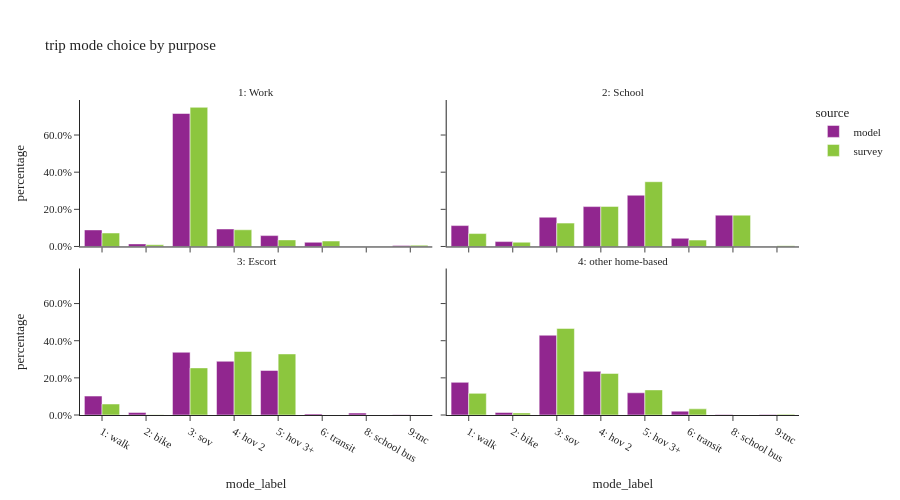

The cell this chart's notebook holds for it:
### Code cell
df_trip = df_trip.filter(pl.col('dpurp_label') != 'None')
plot_mode_choice(df_trip,'dpurp_label', "trip mode choice by purpose")

### Figure 1 — Plotly figure (JSON) as saved in the notebook; plotly's stock layout.template omitted (floating-point values rounded to 4 significant figures)
{"data": [{"alignmentgroup": "True", "customdata": [[12062], [126116], [29962], [192198], [202972], [48618], [1541928], [29]], "hovertemplate": "source=model<br>dpurp_label=1: Work<br>mode_label=%{x}<br>percentage=%{y}<br>sample_count=%{customdata[0]}<extra></extra>", "legendgroup": "model", "marker": {"color": "#91268F", "pattern": {"shape": ""}}, "name": "model", "offsetgroup": "model", "orientation": "v", "showlegend": true, "textposition": "auto", "type": "bar", "x": ["9:tnc", "5: hov 3+", "2: bike", "1: walk", "4: hov 2", "6: transit", "3: sov", "8: school bus"], "xaxis": "x3", "y": [0.0056, 0.05855, 0.01391, 0.08923, 0.09424, 0.02257, 0.7159, 1.346e-05], "yaxis": "y3"}, {"alignmentgroup": "True", "customdata": [[8], [144405], [185612], [29719], [113487], [75659], [106078], [17708]], "hovertemplate": "source=model<br>dpurp_label=2: School<br>mode_label=%{x}<br>percentage=%{y}<br>sample_count=%{customdata[0]}<extra></extra>", "legendgroup": "model", "marker": {"color": "#91268F", "pattern": {"shape": ""}}, "name": "model", "offsetgroup": "model", "orientation": "v", "showlegend": false, "textposition": "auto", "type": "bar", "x": ["9:tnc", "4: hov 2", "5: hov 3+", "6: transit", "8: school bus", "1: walk", "3: sov", "2: bike"], "xaxis": "x4", "y": [1.189e-05, 0.2147, 0.2759, 0.04418, 0.1687, 0.1125, 0.1577, 0.02632], "yaxis": "y4"}, {"alignmentgroup": "True", "customdata": [[481776], [17597], [399457], [22002], [2091], [169759], [9925], [562329]], "hovertemplate": "source=model<br>dpurp_label=3: Escort<br>mode_label=%{x}<br>percentage=%{y}<br>sample_count=%{customdata[0]}<extra></extra>", "legendgroup": "model", "marker": {"color": "#91268F", "pattern": {"shape": ""}}, "name": "model", "offsetgroup": "model", "orientation": "v", "showlegend": false, "textposition": "auto", "type": "bar", "x": ["4: hov 2", "8: school bus", "5: hov 3+", "2: bike", "9:tnc", "1: walk", "6: transit", "3: sov"], "xaxis": "x", "y": [0.2894, 0.01057, 0.2399, 0.01321, 0.001256, 0.102, 0.005961, 0.3377], "yaxis": "y"}, {"alignmentgroup": "True", "customdata": [[18112], [1077874], [732927], [83224], [127806], [16471], [2633976], [1442361]], "hovertemplate": "source=model<br>dpurp_label=4: other home-based<br>mode_label=%{x}<br>percentage=%{y}<br>sample_count=%{customdata[0]}<extra></extra>", "legendgroup": "model", "marker": {"color": "#91268F", "pattern": {"shape": ""}}, "name": "model", "offsetgroup": "model", "orientation": "v", "showlegend": false, "textposition": "auto", "type": "bar", "x": ["9:tnc", "1: walk", "5: hov 3+", "2: bike", "6: transit", "8: school bus", "3: sov", "4: hov 2"], "xaxis": "x2", "y": [0.002953, 0.1758, 0.1195, 0.01357, 0.02084, 0.002686, 0.4295, 0.2352], "yaxis": "y2"}, {"alignmentgroup": "True", "customdata": [[349], [14], [1597], [136], [123], [33], [248], [60]], "hovertemplate": "source=survey<br>dpurp_label=1: Work<br>mode_label=%{x}<br>percentage=%{y}<br>sample_count=%{customdata[0]}<extra></extra>", "legendgroup": "survey", "marker": {"color": "#8CC63E", "pattern": {"shape": ""}}, "name": "survey", "offsetgroup": "survey", "orientation": "v", "showlegend": true, "textposition": "auto", "type": "bar", "x": ["1: walk", "9:tnc", "3: sov", "4: hov 2", "2: bike", null, "6: transit", "5: hov 3+"], "xaxis": "x3", "y": [0.07261, 0.006784, 0.7492, 0.08988, 0.009129, 0.00757, 0.02935, 0.03549], "yaxis": "y3"}, {"alignmentgroup": "True", "customdata": [[133], [161], [99], [3], [4], [152], [22], [51], [38]], "hovertemplate": "source=survey<br>dpurp_label=2: School<br>mode_label=%{x}<br>percentage=%{y}<br>sample_count=%{customdata[0]}<extra></extra>", "legendgroup": "survey", "marker": {"color": "#8CC63E", "pattern": {"shape": ""}}, "name": "survey", "offsetgroup": "survey", "orientation": "v", "showlegend": false, "textposition": "auto", "type": "bar", "x": ["8: school bus", "5: hov 3+", "1: walk", "9:tnc", null, "4: hov 2", "2: bike", "3: sov", "6: transit"], "xaxis": "x4", "y": [0.1686, 0.3486, 0.06947, 0.004499, 0.009702, 0.2158, 0.02305, 0.1257, 0.03447], "yaxis": "y4"}, {"alignmentgroup": "True", "customdata": [[358], [3], [9], [510], [24], [138], [413], [5]], "hovertemplate": "source=survey<br>dpurp_label=3: Escort<br>mode_label=%{x}<br>percentage=%{y}<br>sample_count=%{customdata[0]}<extra></extra>", "legendgroup": "survey", "marker": {"color": "#8CC63E", "pattern": {"shape": ""}}, "name": "survey", "offsetgroup": "survey", "orientation": "v", "showlegend": false, "textposition": "auto", "type": "bar", "x": ["3: sov", "8: school bus", null, "4: hov 2", "2: bike", "1: walk", "5: hov 3+", "6: transit"], "xaxis": "x", "y": [0.2537, 0.0001531, 0.01418, 0.3418, 0.001828, 0.05932, 0.3287, 0.0002979], "yaxis": "y"}, {"alignmentgroup": "True", "customdata": [[3051], [11], [1549], [189], [48], [1653], [24], [843], [278]], "hovertemplate": "source=survey<br>dpurp_label=4: other home-based<br>mode_label=%{x}<br>percentage=%{y}<br>sample_count=%{customdata[0]}<extra></extra>", "legendgroup": "survey", "marker": {"color": "#8CC63E", "pattern": {"shape": ""}}, "name": "survey", "offsetgroup": "survey", "orientation": "v", "showlegend": false, "textposition": "auto", "type": "bar", "x": ["3: sov", "8: school bus", "4: hov 2", "2: bike", null, "1: walk", "9:tnc", "5: hov 3+", "6: transit"], "xaxis": "x2", "y": [0.4662, 0.0006117, 0.2239, 0.01127, 0.00982, 0.1165, 0.003641, 0.1351, 0.03303], "yaxis": "y2"}], "layout": {"annotations": [{"font": {}, "showarrow": false, "text": "3: Escort", "x": 0.245, "xanchor": "center", "xref": "paper", "y": 0.465, "yanchor": "bottom", "yref": "paper"}, {"font": {}, "showarrow": false, "text": "4: other home-based", "x": 0.755, "xanchor": "center", "xref": "paper", "y": 0.465, "yanchor": "bottom", "yref": "paper"}, {"font": {}, "showarrow": false, "text": "1: Work", "x": 0.245, "xanchor": "center", "xref": "paper", "y": 1.0, "yanchor": "bottom", "yref": "paper"}, {"font": {}, "showarrow": false, "text": "2: School", "x": 0.755, "xanchor": "center", "xref": "paper", "y": 1.0, "yanchor": "bottom", "yref": "paper"}], "barmode": "group", "font": {"size": 11}, "height": 500, "legend": {"title": {"text": "source"}, "tracegroupgap": 0}, "title": {"text": "trip mode choice by purpose"}, "width": 900, "xaxis": {"anchor": "y", "categoryorder": "category ascending", "domain": [0.0, 0.49], "dtick": 1, "title": {"text": "mode_label"}}, "xaxis2": {"anchor": "y2", "domain": [0.51, 1.0], "matches": "x", "title": {"text": "mode_label"}}, "xaxis3": {"anchor": "y3", "domain": [0.0, 0.49], "matches": "x", "showticklabels": false}, "xaxis4": {"anchor": "y4", "domain": [0.51, 1.0], "matches": "x", "showticklabels": false}, "yaxis": {"anchor": "x", "domain": [0.0, 0.465], "tickformat": ".1%", "title": {"text": "percentage"}}, "yaxis2": {"anchor": "x2", "domain": [0.0, 0.465], "matches": "y", "showticklabels": false, "tickformat": ".1%"}, "yaxis3": {"anchor": "x3", "domain": [0.535, 1.0], "matches": "y", "tickformat": ".1%", "title": {"text": "percentage"}}, "yaxis4": {"anchor": "x4", "domain": [0.535, 1.0], "matches": "y", "showticklabels": false, "tickformat": ".1%"}}}
